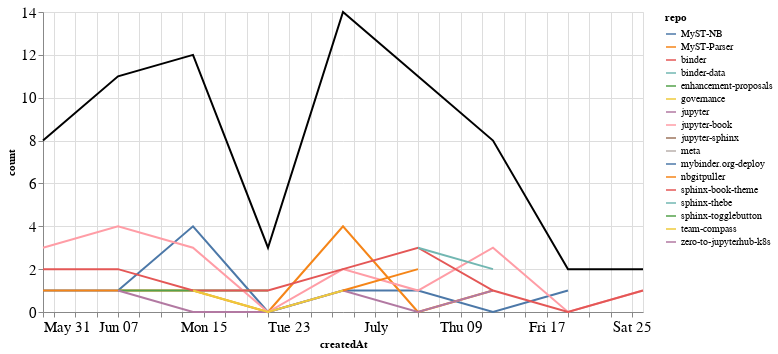

The code cell stored with this chart in its notebook:
### Markdown cell above
## PRs

### Code cell
prs_time = prs.groupby('repo').resample('W', on='createdAt').count()['author'].reset_index()
prs_time = prs_time.rename(columns={'author': 'count'})
prs_time_total = prs_time.groupby('createdAt').agg({"count": "sum"}).reset_index()

ch1 = alt.Chart(prs_time, width=600).mark_line().encode(
    x='createdAt',
    y='count',
    color='repo',
    tooltip="repo"
)

ch2 = alt.Chart(prs_time_total, width=600).mark_line(color="black").encode(
    x='createdAt',
    y='count',
)

ch1 + ch2

### Figure 1 — Vega-Lite specification as saved in the notebook (floating-point values rounded to 4 significant figures)
{"config": {"axisLeft": {"labelFontSize": 15}, "axisBottom": {"labelFontSize": 15}}, "layer": [{"data": {"name": "data-84d5f876e6a7232cd71482c3c518e975"}, "mark": "line", "encoding": {"color": {"type": "nominal", "field": "repo"}, "tooltip": {"type": "nominal", "field": "repo"}, "x": {"type": "temporal", "field": "createdAt"}, "y": {"type": "quantitative", "field": "count"}}, "width": 600}, {"data": {"name": "data-015a940c5c0ed699df1414e88d5672da"}, "mark": {"type": "line", "color": "black"}, "encoding": {"x": {"type": "temporal", "field": "createdAt"}, "y": {"type": "quantitative", "field": "count"}}, "width": 600}], "$schema": "https://vega.github.io/schema/vega-lite/v4.8.1.json", "datasets": {"data-84d5f876e6a7232cd71482c3c518e975": [{"repo": "MyST-NB", "createdAt": "2020-05-31T00:00:00", "count": 1}, {"repo": "MyST-NB", "createdAt": "2020-06-07T00:00:00", "count": 1}, {"repo": "MyST-NB", "createdAt": "2020-06-14T00:00:00", "count": 4}, {"repo": "MyST-NB", "createdAt": "2020-06-21T00:00:00", "count": 0}, {"repo": "MyST-NB", "createdAt": "2020-06-28T00:00:00", "count": 1}, {"repo": "MyST-NB", "createdAt": "2020-07-05T00:00:00", "count": 1}, {"repo": "MyST-NB", "createdAt": "2020-07-12T00:00:00", "count": 0}, {"repo": "MyST-NB", "createdAt": "2020-07-19T00:00:00", "count": 1}, {"repo": "MyST-Parser", "createdAt": "2020-05-31T00:00:00", "count": 1}, {"repo": "MyST-Parser", "createdAt": "2020-06-07T00:00:00", "count": 1}, {"repo": "MyST-Parser", "createdAt": "2020-06-14T00:00:00", "count": 1}, {"repo": "MyST-Parser", "createdAt": "2020-06-21T00:00:00", "count": 0}, {"repo": "MyST-Parser", "createdAt": "2020-06-28T00:00:00", "count": 4}, {"repo": "MyST-Parser", "createdAt": "2020-07-05T00:00:00", "count": 0}, {"repo": "MyST-Parser", "createdAt": "2020-07-12T00:00:00", "count": 1}, {"repo": "binder", "createdAt": "2020-06-28T00:00:00", "count": 1}, {"repo": "binder-data", "createdAt": "2020-06-21T00:00:00", "count": 1}, {"repo": "enhancement-proposals", "createdAt": "2020-06-07T00:00:00", "count": 1}, {"repo": "enhancement-proposals", "createdAt": "2020-06-14T00:00:00", "count": 1}, {"repo": "enhancement-proposals", "createdAt": "2020-06-21T00:00:00", "count": 1}, {"repo": "governance", "createdAt": "2020-05-31T00:00:00", "count": 1}, {"repo": "jupyter", "createdAt": "2020-06-07T00:00:00", "count": 1}, {"repo": "jupyter", "createdAt": "2020-06-14T00:00:00", "count": 0}, {"repo": "jupyter", "createdAt": "2020-06-21T00:00:00", "count": 0}, {"repo": "jupyter", "createdAt": "2020-06-28T00:00:00", "count": 1}, {"repo": "jupyter", "createdAt": "2020-07-05T00:00:00", "count": 0}, {"repo": "jupyter", "createdAt": "2020-07-12T00:00:00", "count": 1}, {"repo": "jupyter-book", "createdAt": "2020-05-31T00:00:00", "count": 3}, {"repo": "jupyter-book", "createdAt": "2020-06-07T00:00:00", "count": 4}, {"repo": "jupyter-book", "createdAt": "2020-06-14T00:00:00", "count": 3}, {"repo": "jupyter-book", "createdAt": "2020-06-21T00:00:00", "count": 0}, {"repo": "jupyter-book", "createdAt": "2020-06-28T00:00:00", "count": 2}, {"repo": "jupyter-book", "createdAt": "2020-07-05T00:00:00", "count": 1}, {"repo": "jupyter-book", "createdAt": "2020-07-12T00:00:00", "count": 3}, {"repo": "jupyter-book", "createdAt": "2020-07-19T00:00:00", "count": 0}, {"repo": "jupyter-book", "createdAt": "2020-07-26T00:00:00", "count": 1}, {"repo": "jupyter-sphinx", "createdAt": "2020-06-28T00:00:00", "count": 1}, {"repo": "meta", "createdAt": "2020-06-07T00:00:00", "count": 1}, {"repo": "mybinder.org-deploy", "createdAt": "2020-07-19T00:00:00", "count": 1}, {"repo": "nbgitpuller", "createdAt": "2020-06-28T00:00:00", "count": 1}, {"repo": "nbgitpuller", "createdAt": "2020-07-05T00:00:00", "count": 2}, {"repo": "sphinx-book-theme", "createdAt": "2020-05-31T00:00:00", "count": 2}, {"repo": "sphinx-book-theme", "createdAt": "2020-06-07T00:00:00", "count": 2}, {"repo": "sphinx-book-theme", "createdAt": "2020-06-14T00:00:00", "count": 1}, {"repo": "sphinx-book-theme", "createdAt": "2020-06-21T00:00:00", "count": 1}, {"repo": "sphinx-book-theme", "createdAt": "2020-06-28T00:00:00", "count": 2}, {"repo": "sphinx-book-theme", "createdAt": "2020-07-05T00:00:00", "count": 3}, {"repo": "sphinx-book-theme", "createdAt": "2020-07-12T00:00:00", "count": 1}, {"repo": "sphinx-book-theme", "createdAt": "2020-07-19T00:00:00", "count": 0}, {"repo": "sphinx-book-theme", "createdAt": "2020-07-26T00:00:00", "count": 1}, {"repo": "sphinx-thebe", "createdAt": "2020-07-05T00:00:00", "count": 3}, {"repo": "sphinx-thebe", "createdAt": "2020-07-12T00:00:00", "count": 2}, {"repo": "sphinx-togglebutton", "createdAt": "2020-06-14T00:00:00", "count": 1}, {"repo": "team-compass", "createdAt": "2020-06-14T00:00:00", "count": 1}, {"repo": "team-compass", "createdAt": "2020-06-21T00:00:00", "count": 0}, {"repo": "team-compass", "createdAt": "2020-06-28T00:00:00", "count": 1}, {"repo": "zero-to-jupyterhub-k8s", "createdAt": "2020-07-05T00:00:00", "count": 1}], "data-015a940c5c0ed699df1414e88d5672da": [{"createdAt": "2020-05-31T00:00:00", "count": 8}, {"createdAt": "2020-06-07T00:00:00", "count": 11}, {"createdAt": "2020-06-14T00:00:00", "count": 12}, {"createdAt": "2020-06-21T00:00:00", "count": 3}, {"createdAt": "2020-06-28T00:00:00", "count": 14}, {"createdAt": "2020-07-05T00:00:00", "count": 11}, {"createdAt": "2020-07-12T00:00:00", "count": 8}, {"createdAt": "2020-07-19T00:00:00", "count": 2}, {"createdAt": "2020-07-26T00:00:00", "count": 2}]}}
